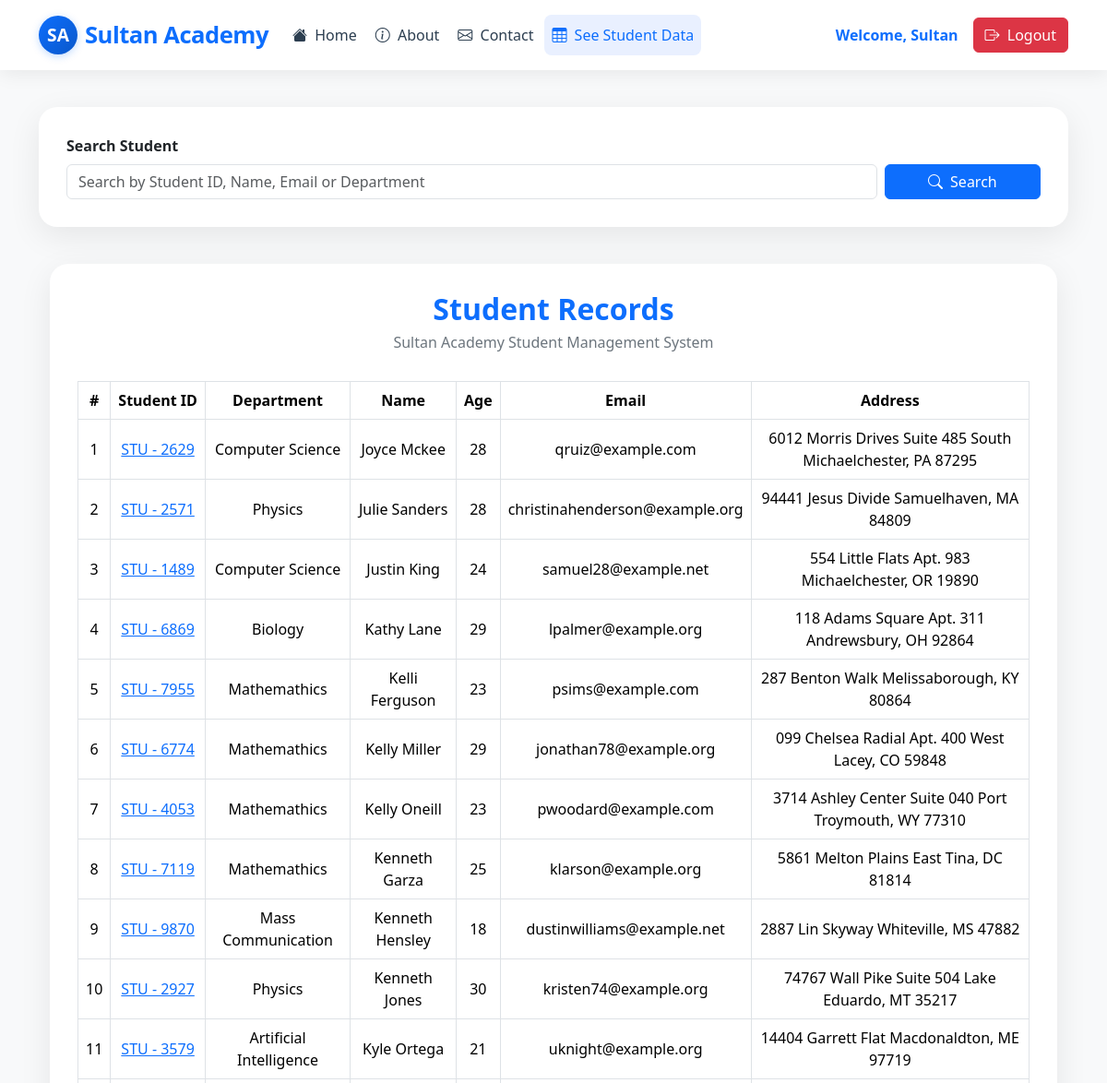
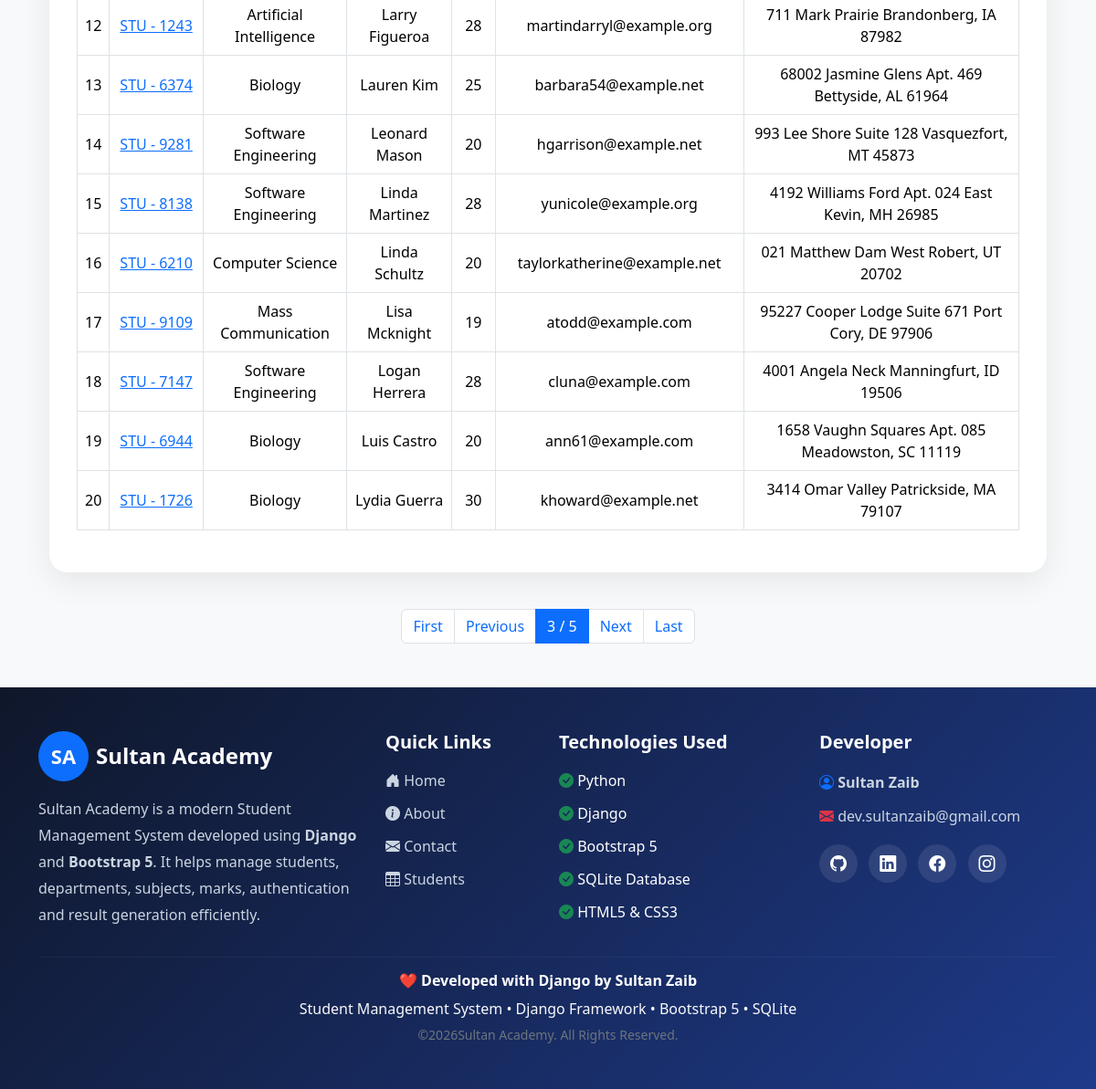
The page /student_view/?page=3 (signed in) on the database its author committed (2 pictures, top to bottom).
### student/models.py (models this page shows, shortened)
class Student(models.Model):
    user = models.ForeignKey(User, on_delete=models.SET_NULL, blank=True, null=True)
    student = models.OneToOneField(
        StudentId, related_name="studentid", on_delete=models.CASCADE
    )
    department = models.ForeignKey(
        Department, related_name="departname", on_delete=models.CASCADE
    )
    student_name = models.CharField(max_length=100)
    student_email = models.EmailField(unique=True)
    student_age = models.IntegerField(default=18)
    student_address = models.TextField()
    class Meta:
        ordering = ["student_name"]
        verbose_name = "Student"
        verbose_name_plural = "Students"
        db_table = "student_table"

class StudentId(models.Model):
    student_id = models.CharField(max_length=100)

class Department(models.Model):
    department = models.CharField(max_length=100)
    def __str__(self):
        return self.department

### student/views.py (the view, shortened to what this page needs)
# urls.py: path("student_view/", student_view, name="student_view"),
@login_required(login_url="login_page")
def student_view(request):
    queryset = Student.objects.all()
    paginator = Paginator(queryset, 20)  # Show 25 contacts per page.
    page_number = request.GET.get("page")
    page_obj = paginator.get_page(page_number)
    context = {
        "queryset": queryset,
        "page_obj": page_obj,
    }
    return render(request, "app/student_view.html", context)

### student/templates/app/student_view.html (shortened to what this page needs)
{% extends 'app/base.html' %}
{% load static %}
{% block content %}
  <div class="student-wrapper mb-4">
    <form method="GET">
      <div class="row g-2 align-items-end">
        <div class="col-md-10">
          <label class="form-label fw-bold">Search Student</label>
          <input type="text" class="form-control" name="search" placeholder="Search by Student ID, Name, Email or Department" value="{{ search }}" />
        </div>
        <div class="col-md-2 d-grid">
          <button type="submit" class="btn btn-primary">
            <i class="bi bi-search me-1"></i>
            Search
          </button>
        </div>
      </div>
    </form>
  </div>
  <div class="container">
    <div class="student-wrapper">
      <h2 class="student-title">Student Records</h2>
      <p class="student-subtitle">Sultan Academy Student Management System</p>
      <div class="table-responsive">
        <table class="table table-bordered table-hover align-middle">
          <thead>
            <tr>
              <th>#</th>
              <th>Student ID</th>
              <th>Department</th>
              <th>Name</th>
              <th>Age</th>
              <th>Email</th>
              <th>Address</th>
            </tr>
          </thead>
          <tbody>
            {% for student in page_obj %}
              <tr>
                <td>{{ forloop.counter }}</td>
                <td>
                  <a href="{% url 'student_result' student.student.student_id %}">{{ student.student.student_id }}</a>
                </td>
                <td>{{ student.department }}</td>
                <td>{{ student.student_name }}</td>
                <td>{{ student.student_age }}</td>
                <td>{{ student.student_email }}</td>
                <td>{{ student.student_address }}</td>
              </tr>
            {% empty %}
              <tr>
                <td colspan="7" class="text-center text-muted py-4">No Students Found.</td>
              </tr>
            {% endfor %}
          </tbody>
        </table>
      </div>
    </div>
  </div>
  <nav class="mt-4">
    <ul class="pagination justify-content-center">
      {% if page_obj.has_previous %}
        <li class="page-item">
          <a class="page-link" href="?page=1">First</a>
        </li>
        <li class="page-item">
          <a class="page-link" href="?page={{ page_obj.previous_page_number }}">Previous</a>
        </li>
      {% endif %}
      <li class="page-item active">
        <span class="page-link">{{ page_obj.number }} / {{ page_obj.paginator.num_pages }}</span>
      </li>
      {% if page_obj.has_next %}
        <li class="page-item">
          <a class="page-link" href="?page={{ page_obj.next_page_number }}">Next</a>
        </li>
        <li class="page-item">
          <a class="page-link" href="?page={{ page_obj.paginator.num_pages }}">Last</a>
        </li>
      {% endif %}
    </ul>
  </nav>
{% endblock %}

### student/templates/app/base.html (shortened to what this page needs)
{% load static %}
<!DOCTYPE html>
<html lang="en">
  <head>
    <link href="https://cdn.jsdelivr.net/npm/bootstrap@5.3.8/dist/css/bootstrap.min.css" rel="stylesheet" />
    <link rel="stylesheet" href="https://cdn.jsdelivr.net/npm/bootstrap-icons@1.11.3/font/bootstrap-icons.min.css" />
  </head>
  <body>
    <nav class="navbar navbar-expand-lg fixed-top">
      <div class="container">
        <span class="navbar-brand">
          <span class="logo-circle">SA</span>
          <span class="brand-text">Sultan Academy</span>
        </span>
        <div class="collapse navbar-collapse" id="mainNavbar">
          <ul class="navbar-nav me-auto mb-2 mb-lg-0">
            <li class="nav-item">
              <a class="nav-link {% if request.resolver_match.url_name == 'home' %}active{% endif %}" href="{% url 'home_page' %}"><i class="bi bi-house-fill me-1"></i> Home</a>
            </li>
            <li class="nav-item">
              <a class="nav-link {% if request.resolver_match.url_name == 'about' %}active{% endif %}" href="{% url 'about_page' %}"><i class="bi bi-info-circle me-1"></i> About</a>
            </li>
            <li class="nav-item">
              <a class="nav-link {% if request.resolver_match.url_name == 'contact' %}active{% endif %}" href="{% url 'contact_page' %}"><i class="bi bi-envelope me-1"></i> Contact</a>
            </li>
            <li class="nav-item">
              <a class="nav-link {% if request.resolver_match.url_name == 'student_view' %}active{% endif %}" href="{% url 'student_view' %}">
                <i class="bi bi-table me-1"></i>
                See Student Data
              </a>
            </li>
          </ul>
          <div class="d-flex gap-2 align-items-center">
            {% if user.is_authenticated %}
              <span class="me-2 fw-semibold text-primary">Welcome, {{ user.first_name }}</span>
              <a href="{% url 'logout_page' %}" class="btn btn-danger">
                <i class="bi bi-box-arrow-right me-1"></i>
                Logout
              </a>
            {% endif %}
          </div>
        </div>
      </div>
    </nav>
    <main class="container">
      {% block content %}
      {% endblock %}
    </main>
    <footer class="academy-footer mt-5">
      <div class="container py-5">
        <div class="row gy-4">
          <div class="col-lg-4 col-md-6">
            <div class="d-flex align-items-center mb-3">
              <span class="footer-logo">SA</span>
              <h4 class="mb-0 ms-2 text-white fw-bold">Sultan Academy</h4>
            </div>
            <p class="footer-text">
              Sultan Academy is a modern Student Management System developed using <strong>Django</strong> and <strong>Bootstrap 5</strong>. It helps manage students, departments, subjects, marks, authentication and result generation efficiently.
            </p>
          </div>
          <div class="col-lg-2 col-md-6">
            <h5 class="footer-title">Quick Links</h5>
            <ul class="footer-links">
              <li>
                <a href="{% url 'home_page' %}"><i class="bi bi-house-door-fill"></i> Home</a>
              </li>
              <li>
                <a href="{% url 'about_page' %}"><i class="bi bi-info-circle-fill"></i> About</a>
              </li>
              <li>
                <a href="{% url 'contact_page' %}"><i class="bi bi-envelope-fill"></i> Contact</a>
              </li>
              <li>
                <a href="{% url 'student_view' %}"><i class="bi bi-table"></i> Students</a>
              </li>
            </ul>
          </div>
          <div class="col-lg-3 col-md-6">
            <h5 class="footer-title">Technologies Used</h5>
            <ul class="footer-links">
              <li>
                <i class="bi bi-check-circle-fill text-success"></i> Python
              </li>
              <li>
                <i class="bi bi-check-circle-fill text-success"></i> Django
              </li>
              <li>
                <i class="bi bi-check-circle-fill text-success"></i> Bootstrap 5
              </li>
              <li>
                <i class="bi bi-check-circle-fill text-success"></i> SQLite Database
              </li>
              <li>
                <i class="bi bi-check-circle-fill text-success"></i> HTML5 & CSS3
              </li>
            </ul>
          </div>
          <div class="col-lg-3 col-md-6">
            <h5 class="footer-title">Developer</h5>
            <p class="footer-text mb-2">
              <i class="bi bi-person-circle text-primary"></i>
              <strong>Sultan Zaib</strong>
            </p>
            <p class="footer-text">
              <i class="bi bi-envelope-fill text-danger"></i>
              dev.sultanzaib@gmail.com
            </p>
            <div class="social-icons mt-3">
              <a href="#"><i class="bi bi-github"></i></a>
              <a href="#"><i class="bi bi-linkedin"></i></a>
              <a href="#"><i class="bi bi-facebook"></i></a>
              <a href="#"><i class="bi bi-instagram"></i></a>
            </div>
          </div>
        </div>
        <hr class="footer-line" />
        <div class="text-center">
          <h6 class="text-white fw-bold">❤️ Developed with Django by Sultan Zaib</h6>
          <p class="mb-1 text-light">Student Management System • Django Framework • Bootstrap 5 • SQLite</p>
          <small class="text-secondary">©{% now 'Y' %}Sultan Academy. All Rights Reserved.</small>
        </div>
      </div>
    </footer>
  </body>
</html>

### student/templates/app/base.html (style rules this page uses)
body { padding-top: 76px; background: #f8f9fa; font-family: 'Segoe UI', Tahoma, Geneva, Verdana, sans-serif; }
.navbar { box-shadow: 0 4px 20px rgba(0, 0, 0, 0.07); background: #ffffff !important; padding: 0.75rem 0; transition: all 0.25s ease; }
.logo-circle { display: inline-flex; align-items: center; justify-content: center; width: 42px; height: 42px; background: linear-gradient(135deg, #0d6efd, #0a58ca); color: #fff; font-weight: 700; font-size: 1.2rem; border-radius: 50%; margin-right: 8px; box-shadow: 0 2px 8px rgba(13, 110, 253, 0.25); flex-shrink: 0; }
.brand-text { font-weight: 700; font-size: 1.6rem; letter-spacing: -0.5px; color: #0d6efd; text-decoration: none; }
.navbar-brand { display: flex; align-items: center; gap: 0; text-decoration: none; }
.navbar-nav .nav-link { font-weight: 500; font-size: 1rem; padding: 0.6rem 1rem; color: #2c3e50 !important; border-radius: 8px; transition: background 0.2s, color 0.2s; margin: 0 2px; cursor: default; }
.navbar-nav .nav-link:hover, .navbar-nav .nav-link.active { background: #e9f0ff; color: #0d6efd !important; }
.academy-footer { background: linear-gradient(135deg, #0f172a, #1e3a8a); color: white; margin-top: 80px; }
.footer-logo { width: 55px; height: 55px; background: #0d6efd; border-radius: 50%; display: flex; justify-content: center; align-items: center; font-size: 22px; font-weight: bold; color: #fff; }
.footer-title { font-weight: 700; margin-bottom: 18px; color: #fff; }
.footer-text { color: #cbd5e1; line-height: 1.8; }
.footer-links { list-style: none; padding: 0; margin: 0; }
.footer-links li { margin-bottom: 12px; }
.footer-links a { text-decoration: none; color: #cbd5e1; transition: 0.3s; }
.social-icons a { display: inline-flex; justify-content: center; align-items: center; width: 42px; height: 42px; border-radius: 50%; background: #ffffff18; color: white; margin-right: 8px; text-decoration: none; transition: 0.3s; font-size: 18px; }
.footer-line { border-color: rgba(255, 255, 255, 0.15); }

### student/templates/app/student_view.html (style rules this page uses)
.student-wrapper { max-width: 1200px; margin: 40px auto; background: #fff; border-radius: 20px; padding: 30px; box-shadow: 0 10px 35px rgba(0, 0, 0, 0.08); }
.student-title { text-align: center; font-size: 32px; font-weight: 700; color: #0d6efd; margin-bottom: 5px; }
.student-subtitle { text-align: center; color: #6c757d; margin-bottom: 30px; }
.table { vertical-align: middle; }
.table thead { background: #0d6efd; color: white; }
.table thead th { text-align: center; white-space: nowrap; }
.table tbody td { text-align: center; }

### rows shown on the page
Student: student.student_id "STU - 2629", department "Computer Science", student_name "Joyce Mckee", student_age "28", student_email "qruiz@example.com", student_address "6012 Morris Drives Suite 485 South Michaelchester, PA 87295"
Student: student.student_id "STU - 2571", department "Physics", student_name "Julie Sanders", student_age "28", student_email "christinahenderson@example.org", student_address "94441 Jesus Divide Samuelhaven, MA 84809"
Student: student.student_id "STU - 1489", department "Computer Science", student_name "Justin King", student_age "24", student_email "samuel28@example.net", student_address "554 Little Flats Apt. 983 Michaelchester, OR 19890"
Student: student.student_id "STU - 6869", department "Biology", student_name "Kathy Lane", student_age "29", student_email "lpalmer@example.org", student_address "118 Adams Square Apt. 311 Andrewsbury, OH 92864"
Student: student.student_id "STU - 7955", department "Mathemathics", student_name "Kelli Ferguson", student_age "23", student_email "psims@example.com", student_address "287 Benton Walk Melissaborough, KY 80864"
Student: student.student_id "STU - 6774", department "Mathemathics", student_name "Kelly Miller", student_age "29", student_email "jonathan78@example.org", student_address "099 Chelsea Radial Apt. 400 West Lacey, CO 59848"
Student: student.student_id "STU - 4053", department "Mathemathics", student_name "Kelly Oneill", student_age "23", student_email "pwoodard@example.com", student_address "3714 Ashley Center Suite 040 Port Troymouth, WY 77310"
Student: student.student_id "STU - 7119", department "Mathemathics", student_name "Kenneth Garza", student_age "25", student_email "klarson@example.org", student_address "5861 Melton Plains East Tina, DC 81814"
Student: student.student_id "STU - 9870", department "Mass Communication", student_name "Kenneth Hensley", student_age "18", student_email "dustinwilliams@example.net", student_address "2887 Lin Skyway Whiteville, MS 47882"
Student: student.student_id "STU - 2927", department "Physics", student_name "Kenneth Jones", student_age "30", student_email "kristen74@example.org", student_address "74767 Wall Pike Suite 504 Lake Eduardo, MT 35217"
Student: student.student_id "STU - 3579", department "Artificial Intelligence", student_name "Kyle Ortega", student_age "21", student_email "uknight@example.org", student_address "14404 Garrett Flat Macdonaldton, ME 97719"
Student: student.student_id "STU - 1243", department "Artificial Intelligence", student_name "Larry Figueroa", student_age "28", student_email "martindarryl@example.org", student_address "711 Mark Prairie Brandonberg, IA 87982"
Student: student.student_id "STU - 6374", department "Biology", student_name "Lauren Kim", student_age "25", student_email "barbara54@example.net", student_address "68002 Jasmine Glens Apt. 469 Bettyside, AL 61964"
Student: student.student_id "STU - 9281", department "Software Engineering", student_name "Leonard Mason", student_age "20", student_email "hgarrison@example.net", student_address "993 Lee Shore Suite 128 Vasquezfort, MT 45873"
Student: student.student_id "STU - 8138", department "Software Engineering", student_name "Linda Martinez", student_age "28", student_email "yunicole@example.org", student_address "4192 Williams Ford Apt. 024 East Kevin, MH 26985"
Student: student.student_id "STU - 6210", department "Computer Science", student_name "Linda Schultz", student_age "20", student_email "taylorkatherine@example.net", student_address "021 Matthew Dam West Robert, UT 20702"
Student: student.student_id "STU - 9109", department "Mass Communication", student_name "Lisa Mcknight", student_age "19", student_email "atodd@example.com", student_address "95227 Cooper Lodge Suite 671 Port Cory, DE 97906"
Student: student.student_id "STU - 7147", department "Software Engineering", student_name "Logan Herrera", student_age "28", student_email "cluna@example.com", student_address "4001 Angela Neck Manningfurt, ID 19506"
Student: student.student_id "STU - 6944", department "Biology", student_name "Luis Castro", student_age "20", student_email "ann61@example.com", student_address "1658 Vaughn Squares Apt. 085 Meadowston, SC 11119"
Student: student.student_id "STU - 1726", department "Biology", student_name "Lydia Guerra", student_age "30", student_email "khoward@example.net", student_address "3414 Omar Valley Patrickside, MA 79107"

### other values the page prints
{{ user.first_name }} "Sultan"
{{ page_obj.number }} "3"
{{ page_obj.paginator.num_pages }} "5"
